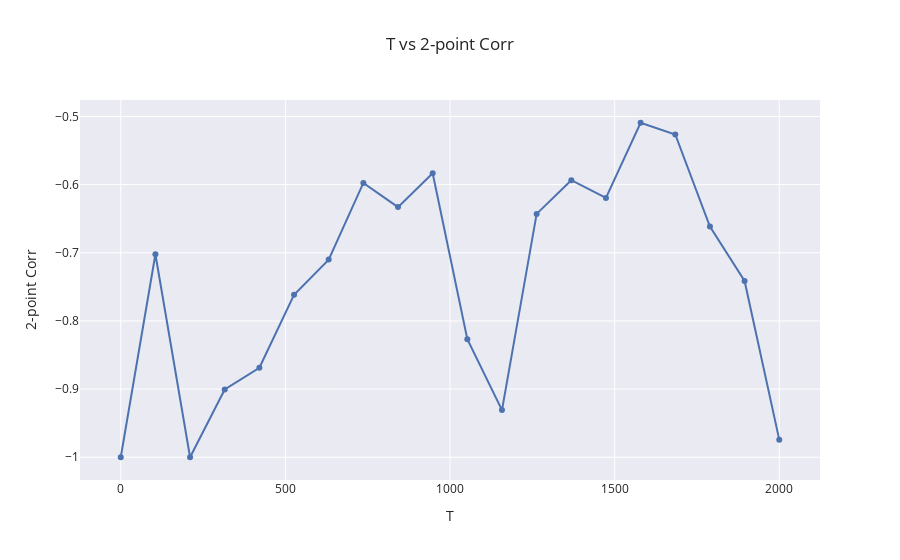

Write notebook code for a chart like this one.
### Markdown cell above
## Plot Pair Correlation

### Code cell
fig = go.Figure()

fig.add_trace(go.Scatter(x = results_uniform[results_uniform['1-point_corr'] == 0.0]['T'],
                         y = results_uniform[results_uniform['1-point_corr'] == 0.0]['corrs'].str[2],
                         mode='markers+lines',
                        )
             )

fig.update_layout(
    title="T vs 2-point Corr",
    xaxis_title="T",
    yaxis_title="2-point Corr",
    template='seaborn'
)
#fig.update_traces(texttemplate='%{text:.2s}', textposition='top center')
fig.show()

### Figure 1 — Plotly figure (JSON) as saved in the notebook; plotly's stock layout.template omitted (floating-point values rounded to 4 significant figures)
{"data": [{"mode": "markers+lines", "type": "scatter", "x": [0, 105.3, 210.5, 315.8, 421.1, 526.3, 631.6, 736.8, 842.1, 947.4, 1053.0, 1158.0, 1263.0, 1368.0, 1474.0, 1579.0, 1684.0, 1789.0, 1895.0, 2000], "y": [-1.0, -0.7023, -1.0, -0.9006, -0.8687, -0.7618, -0.7101, -0.5975, -0.633, -0.5835, -0.8268, -0.9308, -0.643, -0.5936, -0.6195, -0.5093, -0.5265, -0.6617, -0.7414, -0.9742]}], "layout": {"title": {"text": "T vs 2-point Corr"}, "xaxis": {"title": {"text": "T"}}, "yaxis": {"title": {"text": "2-point Corr"}}}}
